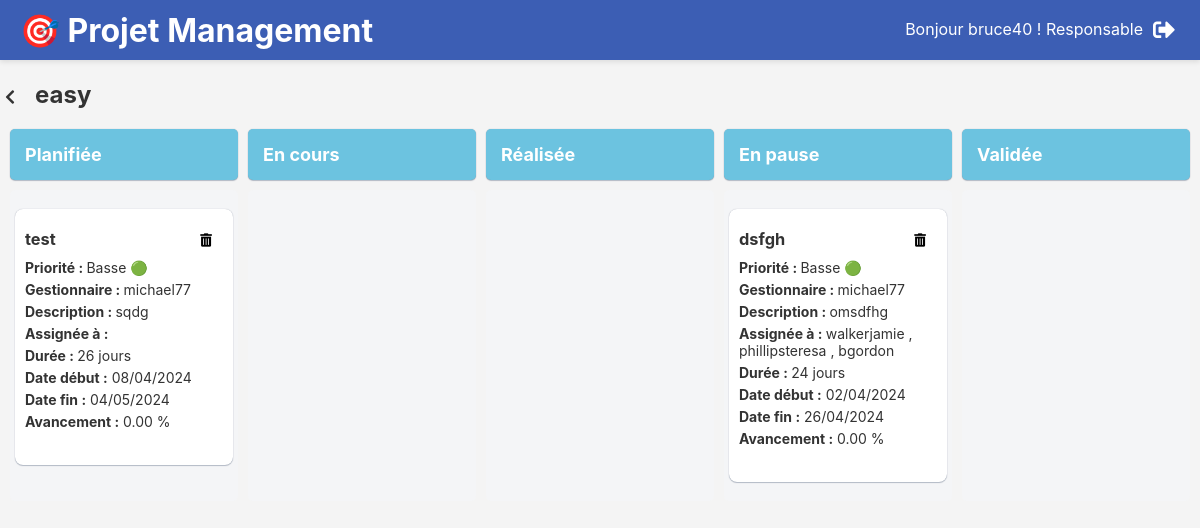
The app's page /projetmanagement/projet/3/ (signed in) with its own data.
### projetmanagement/models.py (models this page shows, shortened)
class Utilisateur(AbstractUser):
    estResponsable = models.BooleanField(default=False)
    estGestionnaire = models.BooleanField(default=False)

class Projets(models.Model):
    id_projet = models.IntegerField(primary_key=True)
    nom = models.CharField(max_length=50)
    avancement = models.DecimalField(max_digits=15, decimal_places=2)
    STATUT_CHOICES = (
        ('En pause', 'En pause'),
        ('Planifié', 'Planifié'),
        ('En cours', 'En cours'),
        ('Livré', 'Livré'),
    )
    statut = models.CharField(max_length=50, choices=STATUT_CHOICES)
    responsable = models.ForeignKey(Utilisateur, on_delete=models.SET_NULL, null=True)
    date_debut = models.DateField()
    date_fin = models.DateField()

class Taches(models.Model):
    id_tache = models.AutoField(primary_key=True)
    libelle = models.CharField(max_length=255)
    description = models.TextField()
    niveau_profondeur = models.SmallIntegerField(default=1)
    duree = models.IntegerField()
    avancement = models.DecimalField(max_digits=5, decimal_places=2, default=0)
    PRIORITE_CHOICES = (
        (1, 'Basse'),
        (2, 'Moyenne'),
        (3, 'Haute'),
    )
    priorite = models.IntegerField(choices=PRIORITE_CHOICES, default=2)
    STATUT_CHOICES = (
        ('Planifiée', 'Planifiée'),
        ('En cours', 'En cours'),
        ('Réalisée', 'Réalisée'),
        ('En pause', 'En pause'),
        ('Validée', 'Validée'),
    )
    statut = models.CharField(max_length=50, choices=STATUT_CHOICES, default='Planifiée')
    gestionnaire = models.ForeignKey(Utilisateur, on_delete=models.SET_NULL, null=True,
                                     validators=[validate_gestionnaire])
    employes = models.ManyToManyField(Utilisateur, related_name='taches_assignees', blank=True)
    tache_parent = models.ForeignKey('self', null=True, blank=True, related_name='sous_taches',
                                     on_delete=models.CASCADE)
    date_debut = models.DateField()
    date_fin = models.DateField()
    projet = models.ForeignKey(Projets, on_delete=models.CASCADE)

### projetmanagement/views.py (the view)
# urls.py: path('projet/<int:projet_id>/', views.detail_projet, name='detail_projet'),
@login_required
def detail_projet(request, projet_id):
    projet = get_object_or_404(Projets, pk=projet_id)
    taches_par_statut = {
        'Planifiée': Taches.objects.filter(projet_id=projet.id_projet, statut='Planifiée'),
        'En cours': Taches.objects.filter(projet_id=projet.id_projet, statut='En cours'),
        'Réalisée': Taches.objects.filter(projet_id=projet.id_projet, statut='Réalisée'),
        'En pause': Taches.objects.filter(projet_id=projet.id_projet, statut='En pause'),
        'Validée': Taches.objects.filter(projet_id=projet.id_projet, statut='Validée'),
    }
    return render(request, 'detail_projet.html', {'projet': projet, 'taches_par_statut': taches_par_statut})

### projetmanagement/templates/detail_projet.html (shortened to what this page needs)
{% load static %}
<!DOCTYPE html>
<html lang="en">
<head>
    <link rel="stylesheet" type="text/css" href="{% static 'style_detail_projet.css' %}">
    <link rel="stylesheet" type="text/css" href="{% static 'style.css' %}">
    <link rel="stylesheet" href="https://cdnjs.cloudflare.com/ajax/libs/font-awesome/5.15.4/css/all.min.css">
</head>
<body>
{% include 'header.html' %}
<div class="in-line">
    <div class="in-line retour">
        <a href="{% url 'liste_projets' %}">
            <i class="fas fa-chevron-left back-icon" title="Retour"></i>
        </a>
        <h2>
            {{ projet.nom }}
        </h2>
    </div>
</div>
<table>
    <thead>
    <tr>
        <th>Planifiée</th>
        <th>En cours</th>
        <th>Réalisée</th>
        <th>En pause</th>
        <th>Validée</th>
    </tr>
    </thead>
    <tbody>
    <tr>
        {% for statut, taches in taches_par_statut.items %}
            <td class="statut {{ statut }}">
                <ul>
                    {% for tache in taches %}
                        <li class="tache">
                            <div class="in-line">
                                <h3>{{ tache.libelle }}</h3>
                                <form method="post" action="{% url 'supprimer_tache' tache_id=tache.id_tache %}">
                                    <button type="submit"><i class="fas fa-trash-alt trash-icon"></i></button>
                                </form>
                            </div>
                            <p><strong>Priorité : </strong>{% if tache.priorite == 1 %}Basse
                                🟢{% elif tache.priorite == 2 %}Moyenne 🟡{% else %}Élevée 🔴{% endif %}</p>
                            <p><strong>Gestionnaire : </strong>{{ tache.gestionnaire }}</p>
                            <p><strong>Description : </strong> {{ tache.description }}</p>
                            <p><strong>Assignée à : </strong>
                                {% for utilisateur in tache.employes.all %}
                                    {{ utilisateur.username }}
                                    {% if not forloop.last %}, {% endif %}
                                {% endfor %}
                            </p>
                            <p><strong>Durée : </strong>{{ tache.duree }} jours</p>
                            <p><strong>Date début :</strong> {{ tache.date_debut|date:"d/m/Y" }}</p>
                            <p><strong>Date fin :</strong> {{ tache.date_fin|date:"d/m/Y" }}</p>
                            <p><strong>Avancement :</strong> {{ tache.avancement }} %</p>
                        </li>
                    {% endfor %}
                </ul>
            </td>
        {% endfor %}
    </tr>
    </tbody>
</table>
</body>
</html>

### projetmanagement/templates/header.html (shortened to what this page needs)
<header>
    {% block content %}
        <h1>🎯 Projet Management</h1>
        <div class="user_bloc">
            Bonjour {{ user.username }} !
            {% if user.estResponsable == True %}
                Responsable
            {% elif user.estGestionnaire == True %}
                Gestionnaire
            {% else %}
                Employe
            {% endif %}
            <form action="{% url 'logout' %}" method="post">
                <button type="submit" class="logout-button">
                    <i class="fas fa-sign-out-alt logout-icon" title="Déconnexion"></i>
                </button>
            </form>
        </div>
    {% endblock %}
</header>

### projetmanagement/static/style_detail_projet.css (style rules this page uses)
table { width: 100%; border-collapse: separate; border-spacing: 10px; border: none; }
h3 { margin-bottom: 10px; }
th, td { width: 20%; border: none; text-align: left; vertical-align: top; }
th { padding: 15px; }
td { padding: 5px; }
th { background-color: #6CC3E0; color: #fff; font-size: 18px; border-radius: 5px; box-shadow: 0px 1px 1px #091e4240, 0px 0px 1px #091e424f; }
.statut { background-color: #f4f5f7; border-radius: 5px; font-size: 14px; }
ul { padding: 0px; flex-grow: 1; }
.tache { list-style: none; margin-bottom: 10px; padding: 20px 10px 30px 10px; border-radius: 8px; position: relative; background-color: white; border-color: #999; flex-grow: 1; box-shadow: 0px 1px 1px #091e4240, 0px 0px 1px #091e424f; }

### projetmanagement/static/style.css (style rules this page uses)
body { font-family: -apple-system, BlinkMacSystemFont, Segoe UI, Roboto, Noto Sans, Ubuntu, Droid Sans, Helvetica Neue, sans-serif; margin: 0; padding: 0; box-sizing: border-box; background-color: #f4f4f4; color: #333; }
h1 { color: white; }
header { background-color: #3c5eb4; color: #fff; padding: 20px; display: flex; justify-content: space-between; align-items: center; box-shadow: 0 2px 5px rgba(0, 0, 0, 0.1); height: 20px; }
.logout-button { background: none; border: none; padding: 0; }
.logout-icon { color: #fff; font-size: 22px; cursor: pointer; transition: transform 0.3s ease; }
h2 { margin-left: 15px; margin-bottom: 10px; }
h3 { margin-top: 0px; margin-bottom: 10px; }
.back-icon { margin-left: 30px; font-size: medium; transition: transform 0.3s ease; margin: 5px; }
.in-line { justify-content: space-between; display: flex; align-items: baseline; }
button { background: none; border: none; color: inherit; }
a { color: inherit; text-decoration: none; }
.trash-icon { color: black; }
p { margin: 0px 0px 5px 0; }
i { margin-right: 5px; }
.user_bloc { display: flex; }
.user_bloc form { margin-left: 10px; }

### records on screen
Utilisateur: username "bruce40"
Projets: nom "easy"
Taches: libelle "test", priorite "Basse 🟢", gestionnaire "michael77", description "sqdg", duree "26", date_debut "08/04/2024", date_fin "04/05/2024", avancement "0.00"
Taches: libelle "dsfgh", priorite "Basse 🟢", gestionnaire "michael77", description "omsdfhg", duree "24", date_debut "02/04/2024", date_fin "26/04/2024", avancement "0.00"
Utilisateur: username "walkerjamie"
Utilisateur: username "phillipsteresa"
Utilisateur: username "bgordon"
